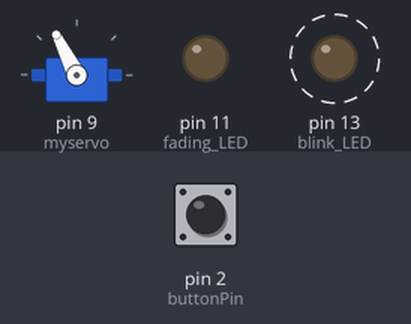
A sketch run on a simulated Arduino Uno, built with avr-gcc and run on an emulated ATmega328P. Parts: servo, output pins drawn as LEDs (lit = HIGH). Dashed ring = blinking. Inputs (shaded band) come from the test bench; at power-on: pin 2 (buttonPin) LOW.

Above: at 1.2 s.
1.3 s: pin 2 (buttonPin) pulled HIGH for 0.15 s
At 1.65 s:
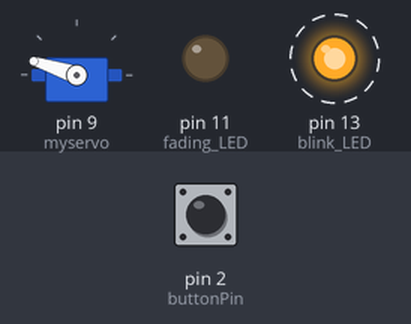
4.3 s: pin 2 (buttonPin) pulled HIGH for 1 s
At 4.65 s:
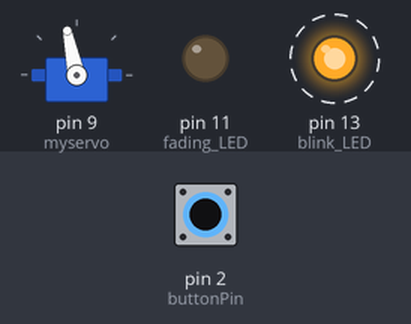
7.3 s: pin 2 (buttonPin) pulled HIGH for 3.2 s
At 7.67 s:
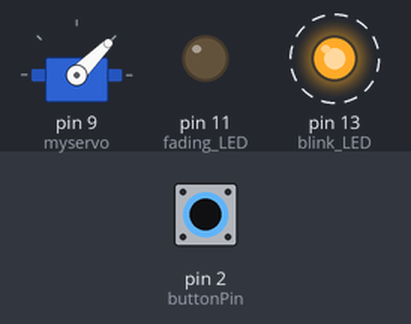
12.0 s: pin 2 (buttonPin) pulled HIGH for 3.2 s
At 14.87 s:
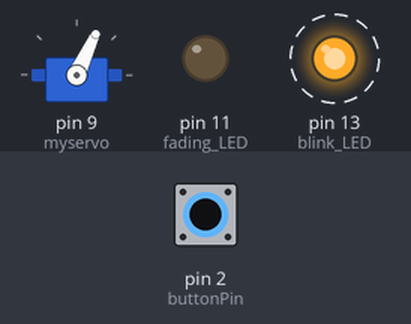
16.7 s: pin 2 (buttonPin) pulled HIGH for 3.2 s
At 16.98 s:
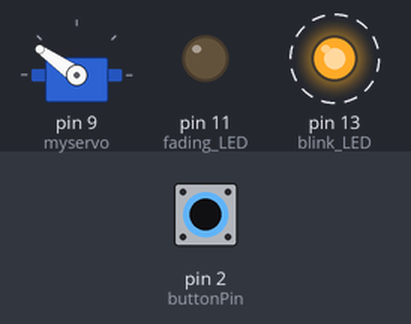
21.4 s: pin 2 (buttonPin) driven HIGH
At 23.59 s:
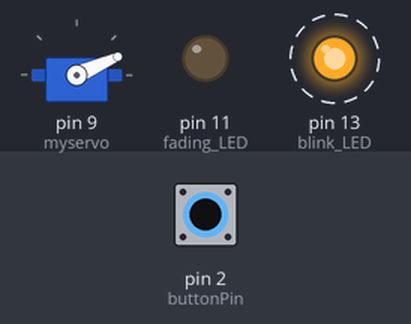
Timing chart, 0 to 28.0 s (numbered marks = the images above; inputs shaded):
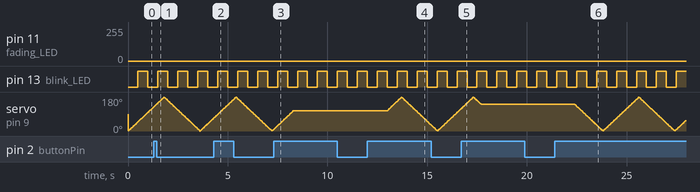

The sketch:

NDelayFunc.ino
```cpp
// 1. 360p 619_0.ino

// #include "NDelayFunc.h"

// const int LED = 11;
// unsigned int t_high = 0;

// void fading(){
//   t_high++;
//   if(t_high>255) t_high = 0;
//   analogWrite(LED, t_high);
// }

// NDelayFunc nDelayFading(4,fading);

// void setup(){

// }

// void loop(){
//   nDelayFading.run();
// }

// 2. 361p 6110_1.ino

// const int t1_LED = 13;
// unsigned int on_off = 0;

// const int t2_LED = 11;
// unsigned int t_high = 0;

// unsigned long t1_prev = 0;
// const unsigned long t1_delay = 500;

// unsigned long t2_prev = 0;
// const unsigned long t2_delay = 4;

// void setup() {
//   pinMode(t1_LED, OUTPUT);
// }

// void loop() {
//   unsigned long t1_now = millis();
//   if (t1_now - t1_prev >= t1_delay) {
//     t1_prev = t1_now;

//     on_off++;
//     if (on_off > 1) on_off = 0;
//     digitalWrite(t1_LED, on_off);
//   }

//   unsigned long t2_now = millis();
//   if (t2_now - t2_prev >= t2_delay) {
//     t2_prev = t2_now;

//     t_high++;
//     if (t_high > 255) t_high = 0;
//     analogWrite(t2_LED, t_high);
//   }
// }

// 3. 362p 6110_2.ino

// #include "NDelayFunc.h"

// const int blink_LED = 13;
// unsigned int on_off = 0;

// const int fading_LED = 11;
// unsigned int t_high = 0;

// void blink() {
//   on_off++;
//   if (on_off > 1) on_off = 0;
//   digitalWrite(blink_LED, on_off);
// }

// void fading() {
//   t_high++;
//   if (t_high > 255) t_high = 0;
//   analogWrite(fading_LED, t_high);
// }

// NDelayFunc nDelayBlink(500, blink);
// NDelayFunc nDelayFading(4, fading);

// void setup() {
//   pinMode(blink_LED, OUTPUT);
// }

// void loop() {
//   nDelayBlink.run();
//   nDelayFading.run();
// }

#include "NDelayFunc.h"
#include <Servo.h>

Servo myservo;

// Servo
int pos = 0;
int servo_direction = 1;

// LED Blink
const int blink_LED = 13;
unsigned int on_off = 0;

// LED Fade In & Fade OUT
const int fading_LED = 11;
unsigned int t_high = 0;
unsigned int t_high2 = 255;

int trigger = 0;

// Servo Function Change & push button by millis()
const int buttonPin = 2;
int buttonState;
int lastButtonState = LOW;

unsigned long lastDebounceTime = 0;
unsigned long debounceDelay = 1000;

bool funcState = false;

// LED Blink
void blink() {
  on_off++;
  if (on_off > 1) on_off = 0;
  digitalWrite(blink_LED, on_off);
}

// LED Fade In & Fade OUT
void fading() {
  t_high++;
  if (t_high > 255) {
    t_high = 0;
    trigger = 1;
  }
  analogWrite(fading_LED, t_high);
}

void fadeout() {
  t_high2--;
  if (t_high2 == 0) {
    t_high2 = 255;
    trigger = 0;
  }
  analogWrite(fading_LED, t_high2);
}

// Servo
void sweep() {
  if (servo_direction == 1) {
    pos++;
    myservo.write(pos);
    if (pos == 180) {
      servo_direction = -1;
    }
  }
  if (servo_direction == -1) {
    pos--;
    myservo.write(pos);
    if (pos == 0) {
      servo_direction = 1;
    }
  }
}

NDelayFunc nDelayBlink(500, blink);  // LED Blink
NDelayFunc nDelayFading(4, fading);  // LED Fade In & Fade OUT
NDelayFunc nDelayFadeout(4, fadeout);
NDelayFunc nDelaySweep(10, sweep);  // Servo

void setup() {
  pinMode(blink_LED, OUTPUT);
  myservo.attach(9);
  pinMode(buttonPin, INPUT);
}

void loop() {
  nDelayBlink.run();
  if (trigger == 0) {
    nDelayFading.run();
  }
  if (trigger == 1) {
    nDelayFadeout.run();
  }

  // push button by millis()
  int reading = digitalRead(buttonPin);

  if (reading != lastButtonState) {
    lastDebounceTime = millis();
  }

  if ((millis() - lastDebounceTime) > debounceDelay) {
    if (reading != buttonState) {
      buttonState = reading;

      if (buttonState == HIGH) {
        funcState = !funcState;
      }
    }
  }

  if (funcState == false) {
    nDelaySweep.run();
  }
  if (funcState == true){

  }

  lastButtonState = reading;
}
```

NDelayFunc.h
```cpp
#ifndef NDelayFunc_h_
#define NDelayFunc_h_

class NDelayFunc {
    unsigned long t_prev;
    const unsigned long t_delay;
    void(*func)();

    public:
    NDelayFunc(
        const unsigned long t_delay,
        void(*func)()
    );
    void run();
};

#endif
```

Measured:
- after the input at 1.3 s, pin 11 (fading_LED): stays 0/255 (without the input it goes to 56/255 after 3.0 s)
- after the input at 4.3 s, pin 11 (fading_LED): stays 0/255 (without the input it goes to 213/255 after 3.0 s)
- after the input at 7.3 s, pin 11 (fading_LED): stays 0/255 (without the input it goes to 232/255 after 4.0 s); servo on pin 9 (myservo): goes on until 8.3 s, then stays 108°
- after the input at 12.0 s, pin 11 (fading_LED): stays 0/255 (without the input it goes to 102/255 after 4.7 s)
- after the input at 16.7 s, pin 11 (fading_LED): stays 0/255 (without the input it goes to 78/255 after 4.0 s); servo on pin 9 (myservo): goes on until 17.7 s, then stays 141°
- after the input at 21.4 s, pin 11 (fading_LED): stays 0/255 (without the input it goes to 85/255 after 4.7 s)
- by itself, pin 13 (blink_LED): alternates HIGH for 0.50 s and LOW for 0.50 s
